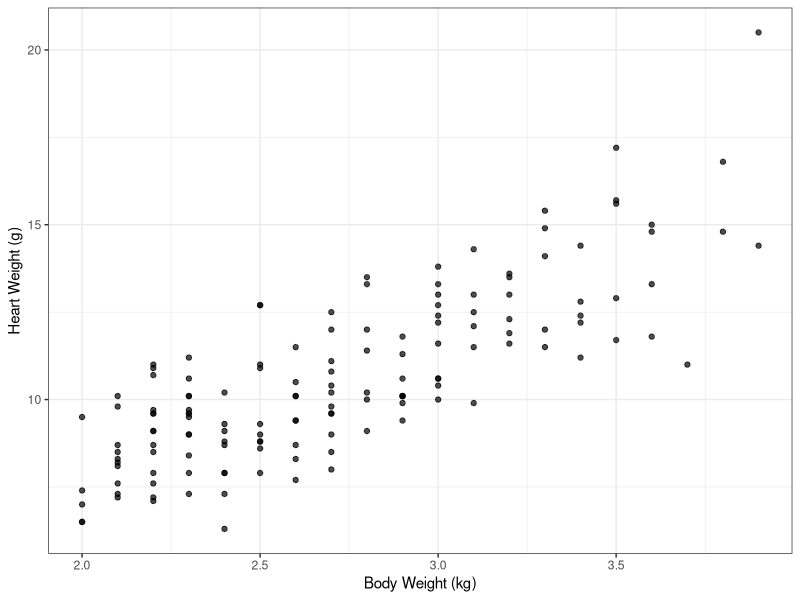
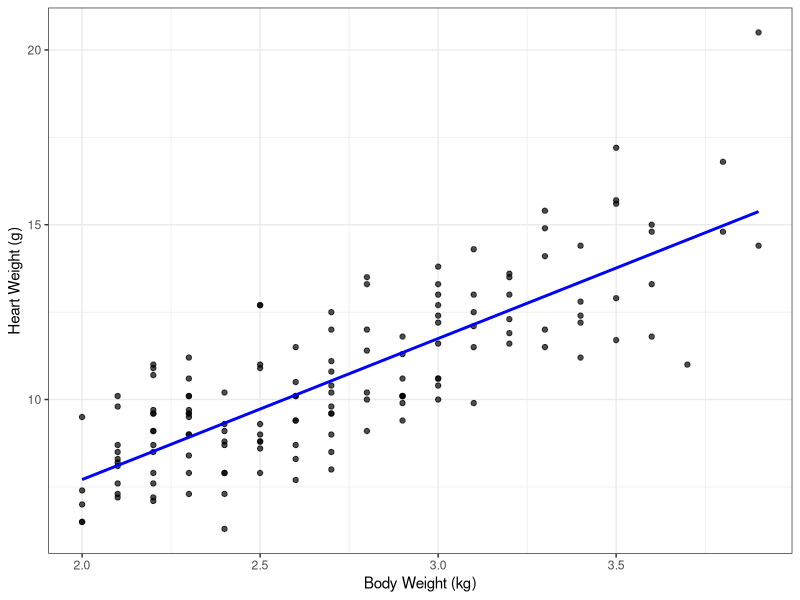

Write R code to recreate these figures, in order. (Note: this script raises an error after producing the figures.)
## ---- chunk 1

## ---- chunk 2
library(tidyverse)
library(broom)
library(knitr)
library(kableExtra)
library(patchwork)
library(MASS)
## ---- chunk 3
ggplot(data = cats, aes(x = Bwt, y = Hwt)) +
  geom_point(alpha = 0.7) + 
  labs(x = "Body Weight (kg)",
       y = "Heart Weight (g)") +
  theme_bw()
## ---- chunk 4
ggplot(data = cats, aes(x = Bwt, y = Hwt)) +
  geom_point(alpha = 0.7) + 
  geom_smooth(method = "lm", color = "blue", se = FALSE) +
  labs(x = "Body Weight (kg)",
       y = "Heart Weight (g)") +
  theme_bw()
## ---- chunk 5
bwt_hwt_model <- lm(Hwt ~ Bwt, data = cats)
bwt_hwt_model %>%
  tidy() %>%
  kable(format = "html", digits = 3)
## ---- chunk 6
knitr::include_graphics("img/mindy.JPG")
## ---- chunk 7
x0 <- data.frame(Bwt = c(3.18))
predict(bwt_hwt_model, x0, interval = "confidence", #<<
           conf.level = 0.95) %>% 
  kable(format = "html", digits = 3)
## ---- chunk 8
predict(bwt_hwt_model, x0, interval = "predict",
           conf.level = 0.95) %>%
  kable(format = "html", digits = 3)
## ---- chunk 9
pred_int <- as_tibble(predict(bwt_hwt_model, newdata = data.frame(Bwt = cats$Bwt), interval = "predict")) %>%
  rename(lower_pred = lwr, 
         upper_pred = upr) %>%
  dplyr::select(-fit)

conf_int <- as_tibble(predict(bwt_hwt_model, interval = "confidence")) %>%
  rename(lower_conf = lwr, 
         upper_conf = upr) %>%
  dplyr::select(-fit)
  
cats <- bind_cols(cats, pred_int)
cats <- bind_cols(cats, conf_int)
## ---- chunk 10
colors <- c("conf" = "blue", "pred" = "red")
ggplot(data = cats, aes(x = Bwt, y = Hwt)) +
  geom_point(alpha = 0.5) + 
  geom_smooth(method = "lm", color = "gray", se = FALSE) +
  geom_line(aes(y = lower_pred, color = "pred"), linetype = "dashed") + 
  geom_line(aes(y = upper_pred, color = "pred"), linetype = "dashed") + 
  geom_line(aes(y = lower_conf, color = "conf")) + 
  geom_line(aes(y = upper_conf, color = "conf")) +
  labs(x = "Body Weight (kg)",
       y = "Heart Weight (g)") +
  theme_bw() +
  scale_color_manual(values = colors, 
                     labels = c("Confidence interval for mean", "Prediction interval for individual"), 
                     name = "") +
  theme(legend.position = "top", 
        legend.text = element_text(size = 20))
## ---- chunk 11
knitr::include_graphics("img/andy.JPG")
## ---- chunk 12
ggplot(data = cats, aes(x = Bwt, y = Hwt)) +
  geom_point(alpha = 0.5) + 
  geom_vline(xintercept = 5.4, color = "red") +
  labs(x = "Body Weight (kg)",
       y = "Heart Weight (g)") +
  annotate("text", x = 5.2, y = 17, label = "Andy", color = "red") +
  theme_bw()
